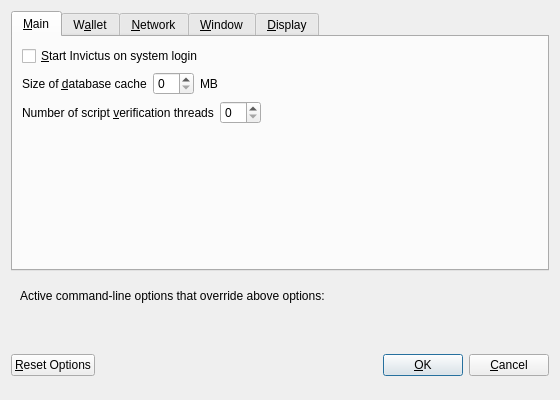
<?xml version="1.0" encoding="UTF-8"?>
<ui version="4.0">
 <class>OptionsDialog</class>
 <widget class="QDialog" name="OptionsDialog">
  <property name="geometry">
   <rect>
    <x>0</x>
    <y>0</y>
    <width>560</width>
    <height>400</height>
   </rect>
  </property>
  <property name="windowTitle">
   <string>Options</string>
  </property>
  <property name="modal">
   <bool>true</bool>
  </property>
  <layout class="QVBoxLayout" name="verticalLayout">
   <item>
    <widget class="QTabWidget" name="tabWidget">
     <property name="currentIndex">
      <number>0</number>
     </property>
     <widget class="QWidget" name="tabMain">
      <attribute name="title">
       <string>&amp;Main</string>
      </attribute>
      <layout class="QVBoxLayout" name="verticalLayout_Main">
       <item>
        <widget class="QCheckBox" name="bitcoinAtStartup">
         <property name="toolTip">
          <string>Automatically start Invictus after logging in to the system.</string>
         </property>
         <property name="text">
          <string>&amp;Start Invictus on system login</string>
         </property>
        </widget>
       </item>
       <item>
        <layout class="QHBoxLayout" name="horizontalLayout_2_Main">
         <item>
          <widget class="QLabel" name="databaseCacheLabel">
           <property name="text">
            <string>Size of &amp;database cache</string>
           </property>
           <property name="textFormat">
            <enum>Qt::PlainText</enum>
           </property>
           <property name="buddy">
            <cstring>databaseCache</cstring>
           </property>
          </widget>
         </item>
         <item>
          <widget class="QSpinBox" name="databaseCache"/>
         </item>
         <item>
          <widget class="QLabel" name="databaseCacheUnitLabel">
           <property name="text">
            <string>MB</string>
           </property>
           <property name="textFormat">
            <enum>Qt::PlainText</enum>
           </property>
          </widget>
         </item>
         <item>
          <spacer name="horizontalSpacer_2_Main">
           <property name="orientation">
            <enum>Qt::Horizontal</enum>
           </property>
           <property name="sizeHint" stdset="0">
            <size>
             <width>40</width>
             <height>20</height>
            </size>
           </property>
          </spacer>
         </item>
        </layout>
       </item>
       <item>
        <layout class="QHBoxLayout" name="horizontalLayout_3_Main">
         <item>
          <widget class="QLabel" name="threadsScriptVerifLabel">
           <property name="text">
            <string>Number of script &amp;verification threads</string>
           </property>
           <property name="textFormat">
            <enum>Qt::PlainText</enum>
           </property>
           <property name="buddy">
            <cstring>threadsScriptVerif</cstring>
           </property>
          </widget>
         </item>
         <item>
          <widget class="QSpinBox" name="threadsScriptVerif">
           <property name="toolTip">
            <string>(0 = auto, &lt;0 = leave that many cores free)</string>
           </property>
          </widget>
         </item>
         <item>
          <spacer name="horizontalSpacer_3_Main">
           <property name="orientation">
            <enum>Qt::Horizontal</enum>
           </property>
           <property name="sizeHint" stdset="0">
            <size>
             <width>40</width>
             <height>20</height>
            </size>
           </property>
          </spacer>
         </item>
        </layout>
       </item>
       <item>
        <spacer name="verticalSpacer_Main">
         <property name="orientation">
          <enum>Qt::Vertical</enum>
         </property>
         <property name="sizeHint" stdset="0">
          <size>
           <width>20</width>
           <height>40</height>
          </size>
         </property>
        </spacer>
       </item>
      </layout>
     </widget>
     <widget class="QWidget" name="tabWallet">
      <attribute name="title">
       <string>W&amp;allet</string>
      </attribute>
      <layout class="QVBoxLayout" name="verticalLayout_Wallet">
       <item>
        <widget class="QGroupBox" name="groupBox">
         <property name="title">
          <string>Expert</string>
         </property>
         <layout class="QVBoxLayout" name="verticalLayout_2">
          <item>
           <widget class="QCheckBox" name="coinControlFeatures">
            <property name="toolTip">
             <string>Whether to show coin control features or not.</string>
            </property>
            <property name="text">
             <string>Enable coin &amp;control features</string>
            </property>
           </widget>
          </item>
          <item>
           <widget class="QCheckBox" name="spendZeroConfChange">
            <property name="toolTip">
             <string>If you disable the spending of unconfirmed change, the change from a transaction cannot be used until that transaction has at least one confirmation. This also affects how your balance is computed.</string>
            </property>
            <property name="text">
             <string>&amp;Spend unconfirmed change</string>
            </property>
           </widget>
          </item>
         </layout>
        </widget>
       </item>
       <item>
        <spacer name="verticalSpacer_Wallet">
         <property name="orientation">
          <enum>Qt::Vertical</enum>
         </property>
         <property name="sizeHint" stdset="0">
          <size>
           <width>20</width>
           <height>40</height>
          </size>
         </property>
        </spacer>
       </item>
      </layout>
     </widget>
     <widget class="QWidget" name="tabNetwork">
      <attribute name="title">
       <string>&amp;Network</string>
      </attribute>
      <layout class="QVBoxLayout" name="verticalLayout_Network">
       <item>
        <widget class="QCheckBox" name="mapPortUpnp">
         <property name="toolTip">
          <string>Automatically open the Invictus client port on the router. This only works when your router supports UPnP and it is enabled.</string>
         </property>
         <property name="text">
          <string>Map port using &amp;UPnP</string>
         </property>
        </widget>
       </item>
       <item>
        <widget class="QCheckBox" name="allowIncoming">
         <property name="toolTip">
          <string>Accept connections from outside</string>
         </property>
         <property name="text">
          <string>Allow incoming connections</string>
         </property>
        </widget>
       </item>
       <item>
        <widget class="QCheckBox" name="connectSocks">
         <property name="toolTip">
          <string>Connect to the Invictus network through a SOCKS5 proxy.</string>
         </property>
         <property name="text">
          <string>&amp;Connect through SOCKS5 proxy (default proxy):</string>
         </property>
        </widget>
       </item>
       <item>
        <layout class="QHBoxLayout" name="horizontalLayout_1_Network">
         <item>
          <widget class="QLabel" name="proxyIpLabel">
           <property name="text">
            <string>Proxy &amp;IP:</string>
           </property>
           <property name="textFormat">
            <enum>Qt::PlainText</enum>
           </property>
           <property name="buddy">
            <cstring>proxyIp</cstring>
           </property>
          </widget>
         </item>
         <item>
          <widget class="QValidatedLineEdit" name="proxyIp">
           <property name="minimumSize">
            <size>
             <width>140</width>
             <height>0</height>
            </size>
           </property>
           <property name="maximumSize">
            <size>
             <width>140</width>
             <height>16777215</height>
            </size>
           </property>
           <property name="toolTip">
            <string>IP address of the proxy (e.g. IPv4: 127.0.0.1 / IPv6: ::1)</string>
           </property>
          </widget>
         </item>
         <item>
          <widget class="QLabel" name="proxyPortLabel">
           <property name="text">
            <string>&amp;Port:</string>
           </property>
           <property name="textFormat">
            <enum>Qt::PlainText</enum>
           </property>
           <property name="buddy">
            <cstring>proxyPort</cstring>
           </property>
          </widget>
         </item>
         <item>
          <widget class="QLineEdit" name="proxyPort">
           <property name="minimumSize">
            <size>
             <width>55</width>
             <height>0</height>
            </size>
           </property>
           <property name="maximumSize">
            <size>
             <width>55</width>
             <height>16777215</height>
            </size>
           </property>
           <property name="toolTip">
            <string>Port of the proxy (e.g. 9050)</string>
           </property>
          </widget>
         </item>
         <item>
          <spacer name="horizontalSpacer_1_Network">
           <property name="orientation">
            <enum>Qt::Horizontal</enum>
           </property>
           <property name="sizeHint" stdset="0">
            <size>
             <width>40</width>
             <height>20</height>
            </size>
           </property>
          </spacer>
         </item>
        </layout>
       </item>
       <item>
        <spacer name="verticalSpacer_Network">
         <property name="orientation">
          <enum>Qt::Vertical</enum>
         </property>
         <property name="sizeHint" stdset="0">
          <size>
           <width>20</width>
           <height>40</height>
          </size>
         </property>
        </spacer>
       </item>
      </layout>
     </widget>
     <widget class="QWidget" name="tabWindow">
      <attribute name="title">
       <string>&amp;Window</string>
      </attribute>
      <layout class="QVBoxLayout" name="verticalLayout_Window">
       <item>
        <widget class="QCheckBox" name="minimizeToTray">
         <property name="toolTip">
          <string>Show only a tray icon after minimizing the window.</string>
         </property>
         <property name="text">
          <string>&amp;Minimize to the tray instead of the taskbar</string>
         </property>
        </widget>
       </item>
       <item>
        <widget class="QCheckBox" name="minimizeOnClose">
         <property name="toolTip">
          <string>Minimize instead of exit the application when the window is closed. When this option is enabled, the application will be closed only after selecting Quit in the menu.</string>
         </property>
         <property name="text">
          <string>M&amp;inimize on close</string>
         </property>
        </widget>
       </item>
       <item>
        <spacer name="verticalSpacer_Window">
         <property name="orientation">
          <enum>Qt::Vertical</enum>
         </property>
         <property name="sizeHint" stdset="0">
          <size>
           <width>20</width>
           <height>40</height>
          </size>
         </property>
        </spacer>
       </item>
      </layout>
     </widget>
     <widget class="QWidget" name="tabDisplay">
      <attribute name="title">
       <string>&amp;Display</string>
      </attribute>
      <layout class="QVBoxLayout" name="verticalLayout_Display">
       <item>
        <layout class="QHBoxLayout" name="horizontalLayout_1_Display">
         <item>
          <widget class="QLabel" name="langLabel">
           <property name="text">
            <string>User Interface &amp;language:</string>
           </property>
           <property name="textFormat">
            <enum>Qt::PlainText</enum>
           </property>
           <property name="buddy">
            <cstring>lang</cstring>
           </property>
          </widget>
         </item>
         <item>
          <widget class="QValueComboBox" name="lang">
           <property name="toolTip">
            <string>The user interface language can be set here. This setting will take effect after restarting Invictus.</string>
           </property>
          </widget>
         </item>
        </layout>
       </item>
       <item>
        <layout class="QHBoxLayout" name="horizontalLayout_2_Display">
         <item>
          <widget class="QLabel" name="unitLabel">
           <property name="text">
            <string>&amp;Unit to show amounts in:</string>
           </property>
           <property name="textFormat">
            <enum>Qt::PlainText</enum>
           </property>
           <property name="buddy">
            <cstring>unit</cstring>
           </property>
          </widget>
         </item>
         <item>
          <widget class="QValueComboBox" name="unit">
           <property name="toolTip">
            <string>Choose the default subdivision unit to show in the interface and when sending coins.</string>
           </property>
          </widget>
         </item>
        </layout>
       </item>
       <item>
        <layout class="QHBoxLayout" name="horizontalLayout_3_Display">
         <item>
          <widget class="QLabel" name="thirdPartyTxUrlsLabel">
           <property name="toolTip">
            <string>Third party URLs (e.g. a block explorer) that appear in the transactions tab as context menu items. %s in the URL is replaced by transaction hash. Multiple URLs are separated by vertical bar |.</string>
           </property>
           <property name="text">
            <string>Third party transaction URLs</string>
           </property>
           <property name="buddy">
            <cstring>thirdPartyTxUrls</cstring>
           </property>
          </widget>
         </item>
         <item>
          <widget class="QLineEdit" name="thirdPartyTxUrls">
           <property name="toolTip">
            <string>Third party URLs (e.g. a block explorer) that appear in the transactions tab as context menu items. %s in the URL is replaced by transaction hash. Multiple URLs are separated by vertical bar |.</string>
           </property>
          </widget>
         </item>
        </layout>
       </item>
       <item>
        <spacer name="verticalSpacer_Display">
         <property name="orientation">
          <enum>Qt::Vertical</enum>
         </property>
         <property name="sizeHint" stdset="0">
          <size>
           <width>20</width>
           <height>40</height>
          </size>
         </property>
        </spacer>
       </item>
      </layout>
     </widget>
    </widget>
   </item>
   <item>
    <widget class="QFrame" name="frame">
     <layout class="QVBoxLayout" name="verticalLayout_Bottom">
      <item>
       <layout class="QHBoxLayout" name="horizontalLayout_Bottom">
        <item>
         <widget class="QLabel" name="overriddenByCommandLineInfoLabel">
          <property name="text">
           <string>Active command-line options that override above options:</string>
          </property>
          <property name="textFormat">
           <enum>Qt::PlainText</enum>
          </property>
         </widget>
        </item>
        <item>
         <spacer name="horizontalSpacer_Bottom">
          <property name="orientation">
           <enum>Qt::Horizontal</enum>
          </property>
          <property name="sizeHint" stdset="0">
           <size>
            <width>40</width>
            <height>20</height>
           </size>
          </property>
         </spacer>
        </item>
       </layout>
      </item>
      <item>
       <widget class="QLabel" name="overriddenByCommandLineLabel">
        <property name="text">
         <string/>
        </property>
        <property name="textFormat">
         <enum>Qt::PlainText</enum>
        </property>
        <property name="wordWrap">
         <bool>true</bool>
        </property>
       </widget>
      </item>
     </layout>
    </widget>
   </item>
   <item>
    <layout class="QHBoxLayout" name="horizontalLayout_Buttons">
     <item>
      <widget class="QPushButton" name="resetButton">
       <property name="toolTip">
        <string>Reset all client options to default.</string>
       </property>
       <property name="text">
        <string>&amp;Reset Options</string>
       </property>
       <property name="autoDefault">
        <bool>false</bool>
       </property>
      </widget>
     </item>
     <item>
      <spacer name="horizontalSpacer_1">
       <property name="orientation">
        <enum>Qt::Horizontal</enum>
       </property>
       <property name="sizeHint" stdset="0">
        <size>
         <width>40</width>
         <height>48</height>
        </size>
       </property>
      </spacer>
     </item>
     <item>
      <widget class="QLabel" name="statusLabel">
       <property name="minimumSize">
        <size>
         <width>200</width>
         <height>0</height>
        </size>
       </property>
       <property name="font">
        <font>
         <weight>75</weight>
         <bold>true</bold>
        </font>
       </property>
       <property name="text">
        <string/>
       </property>
       <property name="textFormat">
        <enum>Qt::PlainText</enum>
       </property>
       <property name="wordWrap">
        <bool>true</bool>
       </property>
      </widget>
     </item>
     <item>
      <spacer name="horizontalSpacer_2">
       <property name="orientation">
        <enum>Qt::Horizontal</enum>
       </property>
       <property name="sizeHint" stdset="0">
        <size>
         <width>40</width>
         <height>48</height>
        </size>
       </property>
      </spacer>
     </item>
     <item>
      <widget class="QPushButton" name="okButton">
       <property name="text">
        <string>&amp;OK</string>
       </property>
       <property name="autoDefault">
        <bool>false</bool>
       </property>
       <property name="default">
        <bool>true</bool>
       </property>
      </widget>
     </item>
     <item>
      <widget class="QPushButton" name="cancelButton">
       <property name="text">
        <string>&amp;Cancel</string>
       </property>
       <property name="autoDefault">
        <bool>false</bool>
       </property>
      </widget>
     </item>
    </layout>
   </item>
  </layout>
 </widget>
 <customwidgets>
  <customwidget>
   <class>QValidatedLineEdit</class>
   <extends>QLineEdit</extends>
   <header>qvalidatedlineedit.h</header>
  </customwidget>
  <customwidget>
   <class>QValueComboBox</class>
   <extends>QComboBox</extends>
   <header>qvaluecombobox.h</header>
  </customwidget>
 </customwidgets>
 <resources/>
 <connections/>
</ui>
